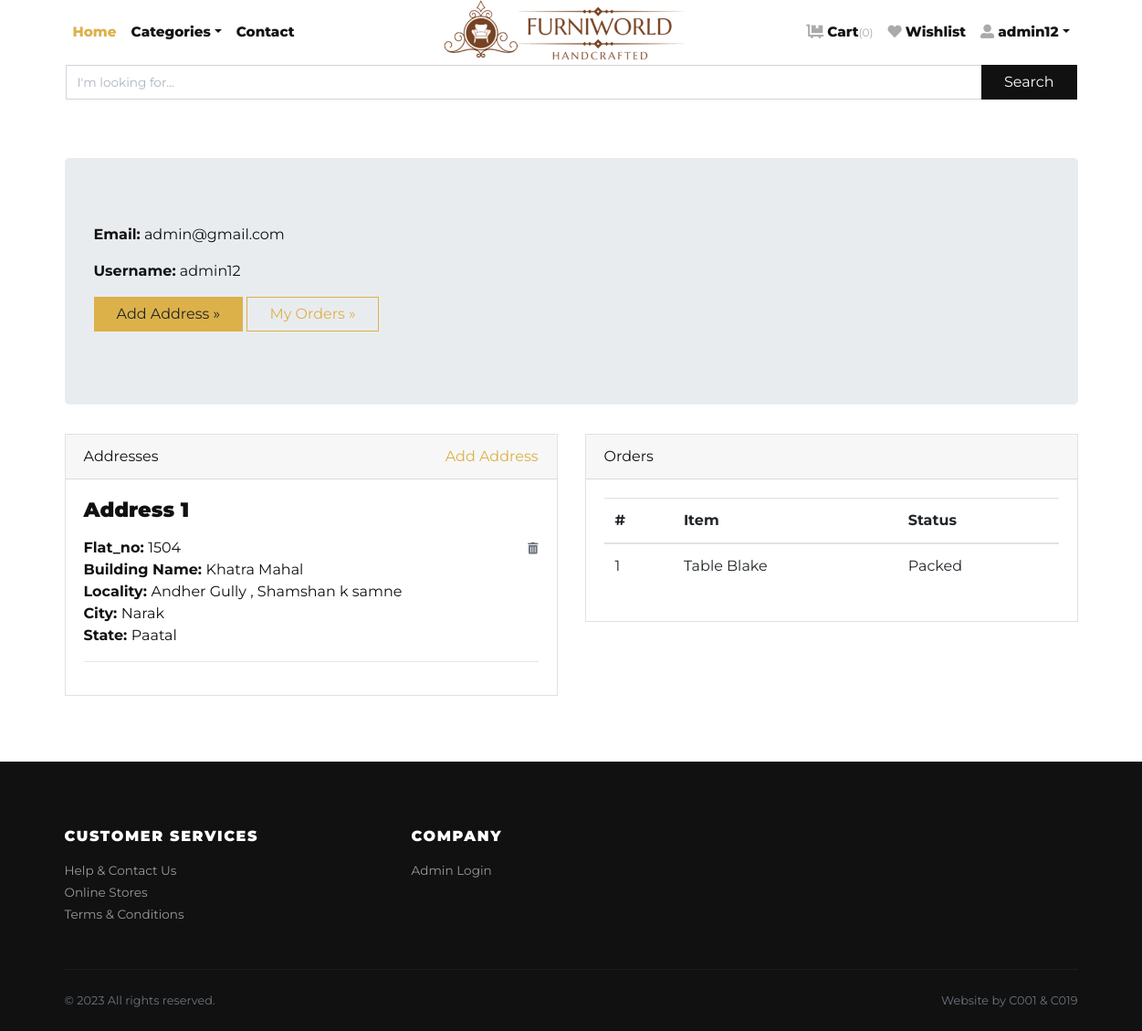
The app's page /accounts/profile/ (signed in) with its own data.
### store/models.py (models this page shows, shortened)
class Address(models.Model):
    user = models.ForeignKey(User, verbose_name="User", on_delete=models.CASCADE)
    flat_no = models.CharField(max_length=150, verbose_name="House No.")
    building_name = models.CharField(max_length=150, verbose_name="Building Name")
    locality = models.CharField(max_length=150, verbose_name="Nearest Location")
    city = models.CharField(max_length=150, verbose_name="City")
    state = models.CharField(max_length=150, verbose_name="State")

class Order(models.Model):
    user = models.ForeignKey(User, verbose_name="User", on_delete=models.CASCADE)
    address = models.ForeignKey(Address, verbose_name="Shipping Address", on_delete=models.CASCADE)
    product = models.ForeignKey(Product, verbose_name="Product", on_delete=models.CASCADE)
    quantity = models.PositiveIntegerField(verbose_name="Quantity")
    ordered_date = models.DateTimeField(auto_now_add=True, verbose_name="Ordered Date")
    delivery_date = models.DateTimeField(auto_now_add=True, verbose_name="Delivery")
    status = models.CharField(
        choices=STATUS_CHOICES,
        max_length=50,
        default="Pending"
    )
    payment_status = models.CharField(
        choices=PAYMENT_STATUS_CHOICES,
        max_length=50,
        default="Pending"
    )

class Product(models.Model):
    title = models.CharField(max_length=150, verbose_name="Product Title")
    slug = models.SlugField(max_length=160, verbose_name="Product Slug")
    sku = models.CharField(max_length=255, unique=True, verbose_name="Unique Product ID (SKU)")
    short_description = models.TextField(verbose_name="Short Description")
    detail_description = models.TextField(blank=True, null=True, verbose_name="Detail Description")
    product_image = models.ImageField(upload_to='product', blank=True, null=True, verbose_name="Product Image")
    price = models.DecimalField(max_digits=8, decimal_places=2)
    category = models.ForeignKey(Category, verbose_name="Product Categoy", on_delete=models.CASCADE)
    is_active = models.BooleanField(verbose_name="Is Active?")
    is_featured = models.BooleanField(verbose_name="Is Featured?")
    created_at = models.DateTimeField(auto_now_add=True, verbose_name="Created Date")
    updated_at = models.DateTimeField(auto_now=True, verbose_name="Updated Date")
    t_model= models.FileField(upload_to='3dfile', max_length=200, blank=True, null=True, verbose_name="3D File")
    class Meta:
        verbose_name_plural = 'Products'
        ordering = ('-created_at', )

### store/views.py (the view)
# urls.py: path('profile/', views.profile, name='profile'),
@login_required
def profile(request):
    addresses = Address.objects.filter(user=request.user)
    orders = Order.objects.filter(user=request.user)
    return render(request, 'account/profile.html', {'addresses':addresses, 'orders':orders})

### store/context_preprocessors.py (called while the page is built)
def store_menu(request):
    categories = Category.objects.filter(is_active=True)
    context = {
        'categories_menu': categories,
    }
    return context

def cart_menu(request):
    if request.user.is_authenticated:
        cart_items= Cart.objects.filter(user=request.user)
        context = {
            'cart_items': cart_items,
        }
    else:
        context = {}
    return context

### templates/account/profile.html (shortened to what this page needs)
{% extends 'base.html' %}
{% load static %}
    {% block content %}
      <div class="container py-5">
        <div class="jumbotron">
          <p><strong>Email:</strong> {{request.user.email}}</p>
          <p><strong>Username:</strong> {{request.user.username}}</p>
          <p><a class="btn btn-primary btn-large" href="{% url 'store:add-address' %}">Add Address »</a>
          <a class="btn btn-outline-primary btn-large" href="{% url 'store:orders' %}">My Orders »</a></p>
        </div>
        <div class="row">
          <div class="col-lg-6">
            <div class="card mb-4" id="headings">
              <div class="card-header">Addresses <span class="float-right"><a href="{% url 'store:add-address' %}">Add Address</a></span></div>
              <div class="card-body">
                {% if addresses %}
                    {% for address in addresses %}
                        <h4 class="mb-3">Address {{forloop.counter}}</h4>
                        <span class="float-right"><a href="{% url 'store:remove-address' address.id %}"><i class="fas fa-trash-alt small text-muted"></i></a></span>
                        <p>
                            <strong>Flat_no: </strong>{{address.flat_no}} <br>
                            <strong>Building Name: </strong>{{address.building_name}}<br>
                            <strong>Locality: </strong>{{address.locality}} <br>
                            <strong>City: </strong>{{address.city}} <br>
                            <strong>State: </strong>{{address.state}} <br>
                        </p>
                        <hr>
                    {% endfor %}
                {% else %}
                <div class="text-danger">
                  Address not Added.
                </div>
                {% endif %}
              </div>
            </div>
          </div>
          <div class="col-lg-6">
            <div class="card mb-4" id="tables">
              <div class="card-header">Orders</div>
              <div class="card-body">
                <table class="table table-hover">
                  <thead>
                    <tr>
                      <th>#</th>
                      <th>Item</th>
                      <th>Status</th>
                    </tr>
                  </thead>
                  <tbody>
                    {% if orders %}
                      {% for order in orders %}
                        <tr>
                          <td>{{forloop.counter}}</td>
                          <td>{{order.product.title}}</td>
                          <td>
                            {{order.status}}
                          </td>
                        </tr>
                      {% endfor %}
                    {% else %}
                    <tr>
                      <td class="text-danger" colspan="3">You've not Ordered anything yet.</td>
                    </tr>
                    {% endif %}
                  </tbody>
                </table>
              </div>
            </div>
          </div>
        </div>
      </div>
{% endblock content %}

### templates/navbar.html (shortened to what this page needs)
{% load static %}
      <header class="header bg-white">
        <div class="container px-0 px-lg-3">
          <nav class="navbar navbar-expand-lg navbar-light py-3 px-lg-0"><a class="navbar-brand" href="{% url 'store:home' %}"><img src="{% static 'img/furniworld-2.png' %}" alt="FurniWorld" style="height: 85px;" class="logo-img"></a>
            <div class="collapse navbar-collapse" id="navbarSupportedContent">
              <ul class="navbar-nav mr-auto">
                <li class="nav-item">
                  <a class="nav-link active" href="{% url 'store:home' %}">Home</a>
                </li>
                <li class="nav-item dropdown"><a class="nav-link dropdown-toggle" id="pagesDropdown" href="#" data-toggle="dropdown" aria-haspopup="true" aria-expanded="false">Categories</a>
                </li>
                <li class="nav-item">
                  <a class="nav-link" href="{% url 'store:query' %}">Contact</a>
                </li>
              </ul>
              <ul class="navbar-nav ml-auto">
                {% if request.user.is_authenticated %}
                <li class="nav-item"><a class="nav-link" href="{% url 'store:cart' %}"> <i class="fas fa-dolly-flatbed mr-1 text-gray"></i>Cart<small class="text-gray">({{cart_items.count}})</small></a></li>
                <li class="nav-item"><a class="nav-link" href="{% url 'store:wishlist' %}"> <i class="far fa fa-heart mr-1 text-gray"></i>Wishlist</a></li>
                  <li class="nav-item dropdown"><a class="nav-link dropdown-toggle" id="pagesDropdown" href="#" data-toggle="dropdown" aria-haspopup="true" aria-expanded="false"><i class="fas fa-user-alt mr-1 text-gray"></i>{{ user }}</a></a>
                </li>
                {% else %}
                  <li class="nav-item"><a class="nav-link" href="{% url 'store:login' %}">Login</a></li>
                  <li class="nav-item"><a class="nav-link" href="{% url 'store:register' %}">Create Account</a></li>
                {% endif %}
              </ul>
            </div>
          </nav>
          <form action="/search">
            <div class="input-group mb-3">
              <input name="q" type="text" class="form-control" placeholder="I'm looking for..." required>
              <div class="input-group-append">
                <button class="btn btn-dark btn-block" type="submit" id="button-addon2">Search</button>
              </div>
            </div>
          </form>
        </div>
      </header>

### Furniworld/static/css/style.default.css (style rules this page uses)
.text-gray { color: #aaa !important; }
strong { font-weight: 700; }
.navbar { position: relative; }
@media (min-width: 992px) { .navbar-brand { position: absolute; top: 50%; left: 50%; -webkit-transform: translate(-50%, -50%); transform: translate(-50%, -50%); } }
.navbar { padding: 0.5rem 1rem; }
.navbar-brand { display: inline-block; padding-top: 0.3125rem; padding-bottom: 0.3125rem; margin-right: 1rem; font-size: 1.25rem; }
.navbar-light .navbar-brand { color: #dcb14a; }
.navbar-light .navbar-nav .nav-link { color: rgba(17, 17, 17, 0.99); font-weight: 800; font-size: 0.95rem; transition: all 0.3s; }
.navbar-light .navbar-nav .show > .nav-link, .navbar-light .navbar-nav .active > .nav-link, .navbar-light .navbar-nav .nav-link.show, .navbar-light .navbar-nav .nav-link.active { color: #dcb14a; }
.btn { font-weight: 400; border: 1px solid transparent; font-family: inherit; padding: 0.375rem 1.5rem; font-size: 1rem; line-height: 1.5; border-radius: 0; transition: color 0.15s ease-in-out, background-color 0.15s ease-in-out, border-color 0.15s ease-in-out, box-shadow 0.15s ease-in-out; }
.btn-primary { color: #212529; background-color: #dcb14a; border-color: #dcb14a; }
.btn-dark { color: #fff; background-color: #111111; border-color: #111111; }
.btn-outline-primary { color: #dcb14a; background-color: transparent; background-image: none; border-color: #dcb14a; }
body { font-family: "Libre Franklin", sans-serif; font-size: 1rem; font-weight: 400; line-height: 1.5; color: #111111; background-color: #fff; }
a { color: #dcb14a; text-decoration: none; }
h1, h2, h3, h4, h5, h6, .h1, .h2, .h3, .h4, .h5, .h6 { margin-bottom: 0.5rem; font-family: inherit; font-weight: 900; line-height: 1.2; color: inherit; }
h4, .h4 { font-size: 1.4rem; }
hr { border-top: 1px solid rgba(17, 17, 17, 0.1); }
small, .small { font-size: 80%; font-weight: 400; }
.form-control { padding: 0.375rem 0.75rem; font-size: 1rem; line-height: 1.5; color: #495057; background-color: #fff; border: 1px solid #ced4da; border-radius: 0; transition: border-color 0.15s ease-in-out, box-shadow 0.15s ease-in-out; }
.form-control::placeholder { color: #adb5bd; font-size: 0.85rem; font-weight: 400; }
.nav-link { padding: 0.5rem 1rem; }
.card { background-color: #fff; border: 1px solid rgba(17, 17, 17, 0.125); border-radius: 0; }
.card-body { padding: 1.25rem; }
.card-header { padding: 0.75rem 1.25rem; background-color: rgba(17, 17, 17, 0.03); border-bottom: 1px solid rgba(17, 17, 17, 0.125); }
.card-header:first-child { border-radius: calc(0 - 1px) calc(0 - 1px) 0 0; }

### Furniworld/static/css/custom.css (style rules this page uses)
body { font-family: 'Montserrat', sans-serif; }
h1,h2,h3,h4,h5,h6 { font-family: 'Montserrat', sans-serif; }

### records on screen
Address: flat_no "1504", building_name "Khatra Mahal", locality "Andher Gully , Shamshan k samne", city "Narak", state "Paatal"
Order: product "Table Blake", status "Packed"

### other values on screen
{{ cart_items.count }} "0"
{{ user }} "admin12"
{{ request.user.email }} "admin@gmail.com"
{{ request.user.username }} "admin12"
